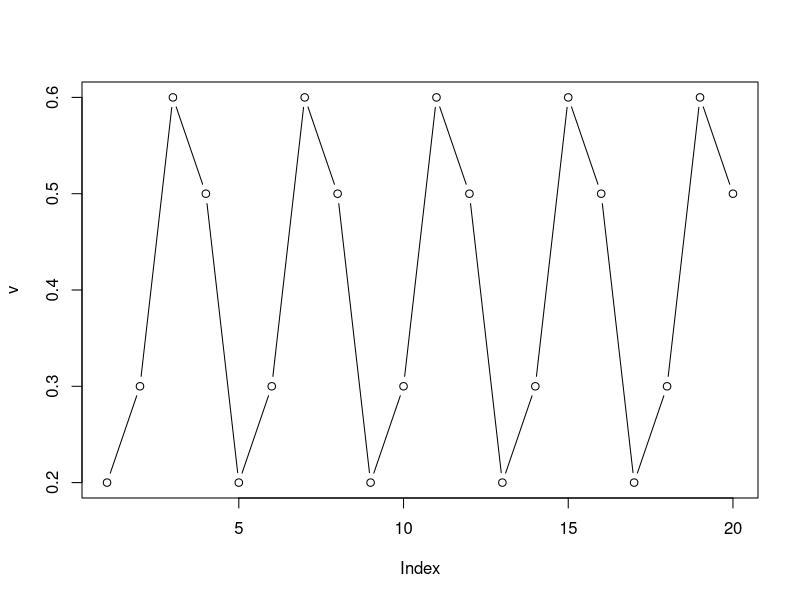
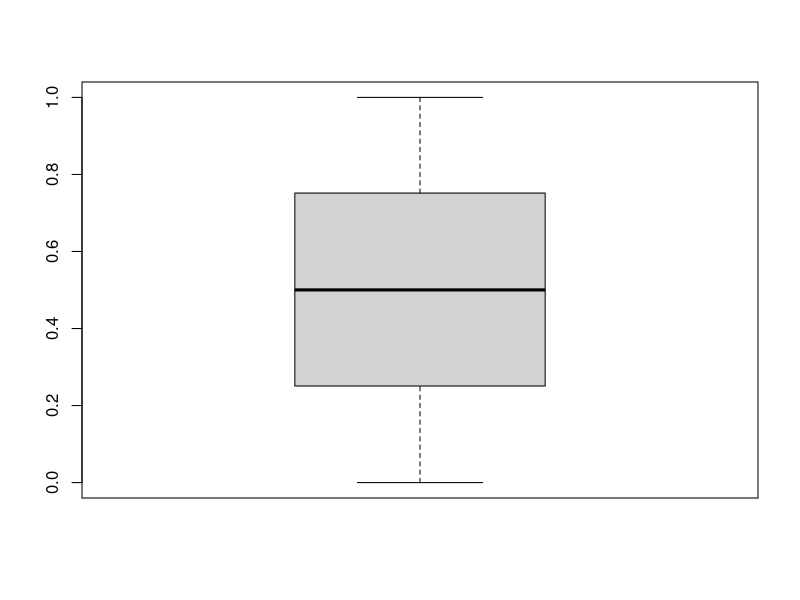
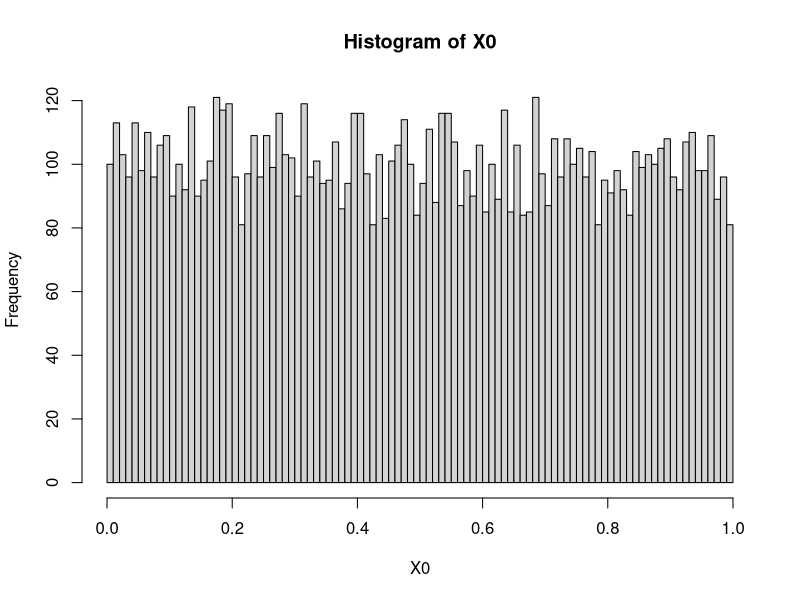
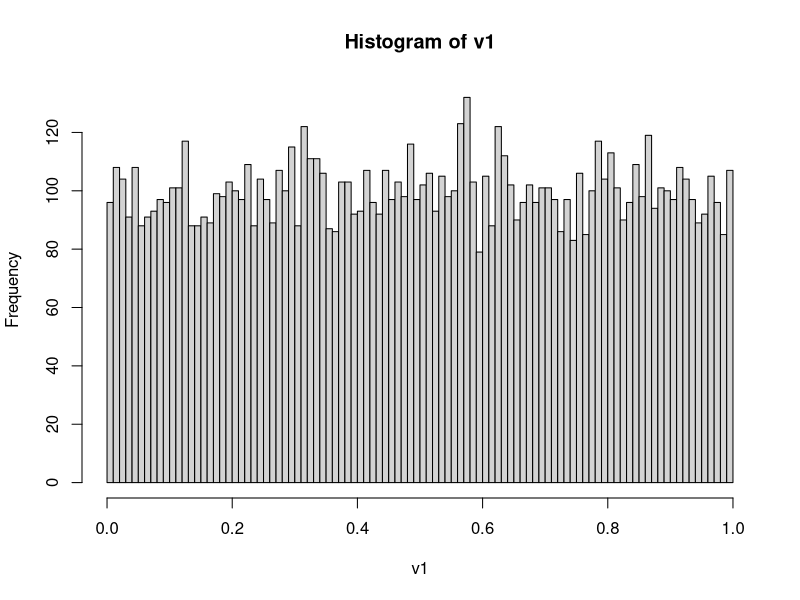
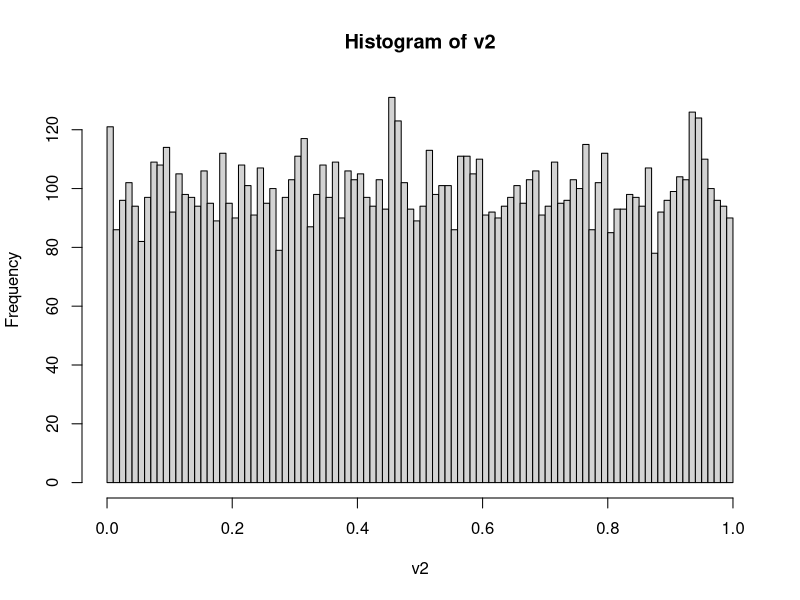
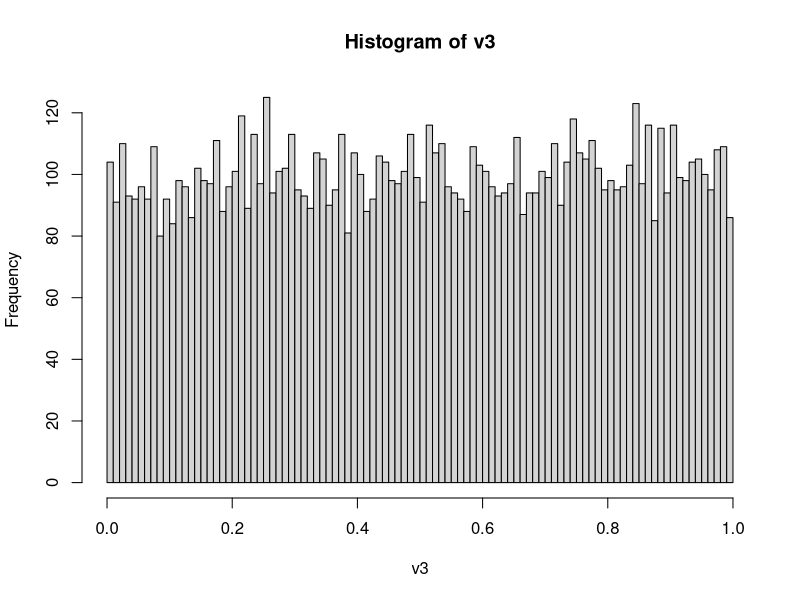
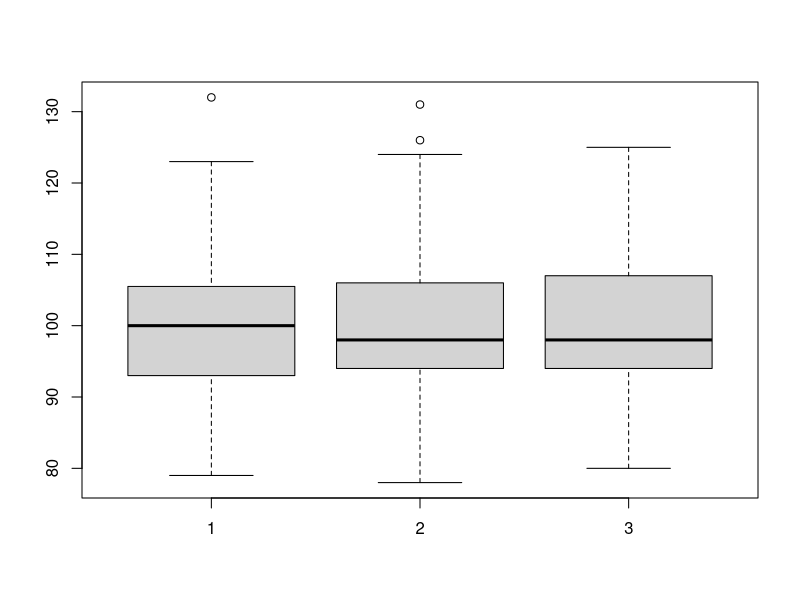
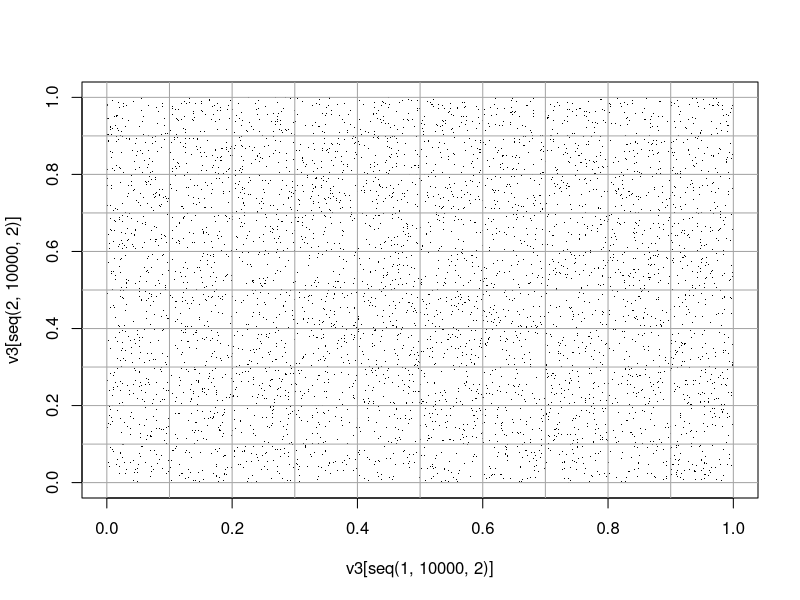

The R script that drew these images, in order: (Note: this script raises an error after producing the figures.)
#Geradores congruenciais

#definamos:
#X_n+1=(A*X_n+B)%%m   
#Un= X_n/m          
# | X_0: valor inicial
# | A,B: numeros "grandes"

# m=10 ; A=10 ; B=17 ; X_0=2
X_p <- function(X_n) (103*X_n+17)%%10
X_p(5)

geradora <- function(n,X_0){
  X<- numeric(n)
  X[1]<- X_0
  for(i in 2:n){
    X_0 <- X_p(X_0)
    X[i] <- X_0
  }
  return(X/10)
}

v <- geradora(20, 2)
plot(v,type="b")

# m=2^31 ; A= 65539 ; B=0; X_0=2
X_p2 <- function(X_n) (65539*X_n)%%2^31
geradora2 <- function(n,X_i){
  X<- numeric(n)
  X[1]<- X_i
  for(i in 2:n){
    X_i <- X_p2(X_i)
    X[i] <- X_i
  }
  return(X/(2^31))
}

v<-geradora2(1E5,2)
sum(duplicated(v))
boxplot(v)

X0 <- runif(1E4)
obj<- hist(X0,freq=T,breaks=100)
obj$counts

# m=2^32 ; A=1664525 ; B= 1013904223 ; X_0=2

X_p3 <- function(X_n) (1664525*X_n+1013904223)%%2^32
geradora3 <- function(n,X_i){
  X<- numeric(n)
  X[1]<- X_i
  for(i in 2:n){
    X_i <- X_p3(X_i)
    X[i] <- X_i
  }
  return(X/(2^32))
}
v1 <- geradora2(1E4,2)
v2<-geradora3(1E4,2)

#runif
set.seed(666)
v3 <- runif(1E4)
obj1<- hist(v1,breaks=100)
obj2<- hist(v2,breaks=100)
obj3 <- hist(v3,breaks=100)

c1 <- obj1$counts
c2<- obj2$counts
c3 <- obj3$counts
boxplot(c1,c2,c3)

v1 <- geradora2(2E4,2)
v2<-geradora3(2E4,2)

## AMOSTRA RUNIF ----
set.seed(666)
v3 <- runif(2E4)
#c3 <- hist(v3,breaks=100)$counts

plot(x=v3[seq(1,1E4,2)],y=v3[seq(2,1E4,2)],pch=".")
abline(h=seq(0,1,.1), v=seq(0,1,0.1),col="grey65")
cutPar <- cut(v3[(1:1E4)*2],breaks=0:10/10,include.lowest = T)
cutImp <- cut(v3[(1:1E4)*2-1],breaks=0:10/10,include.lowest = T)
tabela <- table(cutImp,cutPar)

## Grafico com o numero de pontos em cada casela
plot(x=v3[seq(1,1E4,2)],y=v3[seq(2,1E4,2)],pch=".")
pos<-seq(0.05,1,0.1)
for(i in 1:10){
  for(j in 1:10){
    text(pos[i],pos[j],labels=tabela[i,j],cex=0.85,font=2)
  }
}
abline(h=seq(0,1,.1), v=seq(0,1,0.1),col="grey65")
##

boxplot(tabela)

#####-------------------------------------------#####
#Teste de hipótese com a tabela de contingencia
#H0: variaveis independentes
#H1: as variaveis se relacionam de alguma forma
#estatistica de teste qui quadrado: 
#X2 = (soma de todas as caselas - valor esperado de cada casela)^2/valor esperado de cada casela
####--------------------------------------------#####

X2 <- sum((tabela-100)**2/100)
#pvalor
pchisq(107.22, df=99)
#p=0.73, portanto nao se rejeita H0

#funcao de distribuicao acumulada empirica
set.seed(666)
vet2 <- runif(1E3)
empirica <- ecdf(vet2)
plot(empirica,verticals=T)
curve(punif,from=0,to=1,add=T,lwd=2,col="blue")

#teste de komolgorov-smirnov
# com vet2
ks.test(vet2,"punif")
##

set.seed(666)
vet3 <- runif(50)
empirica3 <- ecdf(vet3)
plot(empirica3,verticals=T)
curve(punif,from=0,to=1,add=T,lwd=2,col="blue")

ks<-ks.test(vet3,punif)
ks$p.value

############
# -repetir 1000 vezes a geracao de amostras de n=50 valores
# da uniforme (das 3 funcoes geradoras) e fazer um histograma
# de densidade dos resultados
# -cores no grid quadrado
############

# cores no grid usando hexbin ----
library(hexbin)
plot(hexbin(v3[(1:1E4)*2-1],v3[(1:1E4)*2],xbins=10,ybnds=c(0,1),xbnds=c(0,1)),
     xlab="Índices Ímpares",ylab="Índices Pares")

# cores no grid usando R base ----
par(mar=c(3,3,1,1))
pos<-seq(0,1,0.1)
plot(0,type="n",xlim=0:1,ylim=0:1,xlab="",ylab="",asp=1)
for(i in 1:10){
  for(j in 1:10){
    Cor<-paste0("grey",140-tabela[i,j])
    rect(pos[i],pos[j],pos[i]+.1,pos[j]+.1, col=Cor)
  }
}
points(x=v3[seq(1,1E4,2)],y=v3[seq(2,1E4,2)],pch=".")
pos<-seq(0.05,1,0.1)
for(i in 1:10){
  for(j in 1:10){
    text(pos[i],pos[j],labels=tabela[i,j],cex=0.85,font=2,col="white")
  }
}
abline(h=seq(0,1,.1), v=seq(0,1,0.1),col="grey65")


# cores no grid usando paleta não-cinza ----
#png(filename="colorido.png", width=600,height=600)
paleta<-paletteer_c("grDevices::Blues",40,direction=-1)
#gambiarra sem noção abaixo
ordem <- matrix(as.numeric(factor(tabela)),nrow=10)
#ctrl-c ctrl-v
par(mar=c(3,3,1,1))
pos<-seq(0,1,0.1)
plot(0,type="n",xlim=0:1,ylim=0:1,xlab="",ylab="",asp=1)
for(i in 1:10){
  for(j in 1:10){
    Cor<- paleta[teste[i,j]] #exceto isso
    rect(pos[i],pos[j],pos[i]+.1,pos[j]+.1, col=Cor)
  }
}
points(x=v3[seq(1,1E4,2)],y=v3[seq(2,1E4,2)],pch=".")
pos<-seq(0.05,1,0.1)
for(i in 1:10){
  for(j in 1:10){
    text(pos[i],pos[j],labels=tabela[i,j],cex=0.85,font=2)
  }
}
abline(h=seq(0,1,.1), v=seq(0,1,0.1),col="grey30")
#dev.off()
